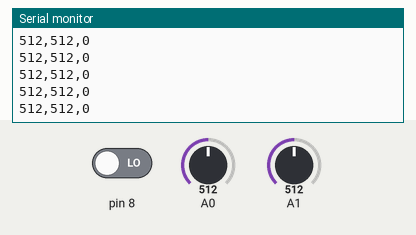
Simulated run of this sketch. Board: Arduino Uno, built with avr-gcc and run on an emulated ATmega328P. On the bench: the last lines printed to the serial monitor. The test bench sets the inputs (shaded band); at power-on: A0 = 512, pin 8 LOW, A1 = 512.

Above: at 1.2 s.
1.3 s: A0 set to 987
At 2.4 s:
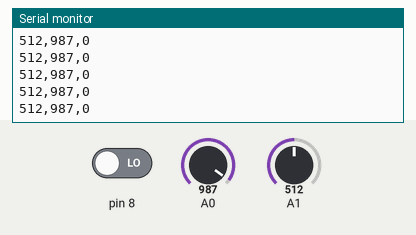
2.8 s: A0 set to 1011
At 3.4 s:
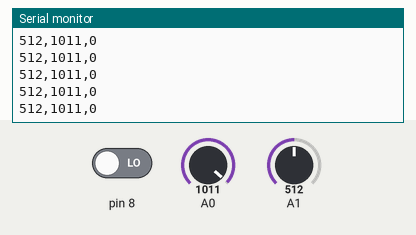
Timing chart, 0 to 5.8 s (numbered marks = the images above; inputs shaded):
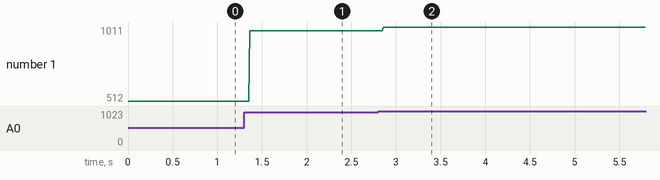

Measured:
- after the input at 1.3 s, the serial monitor: prints a new line after 0.06 s (image 1)
- after the input at 2.8 s, the serial monitor: prints a new line after 0.06 s (image 2)
- plotted number 1: 512 → 987 after the input at 1.3 s, 987 → 1011 after the input at 2.8 s

The sketch:

Serial_P5JS.ino
```cpp
int pot1;
int pot2;
int btnState = 0;

int incoming;

void setup() {
  // put your setup code here, to run once:
  Serial.begin(9600);
  pinMode(8, INPUT);
}

void loop() {
  // put your main code here, to run repeatedly:
  pot1 = analogRead(A1);
  pot2 = analogRead(A0);
  btnState = digitalRead(8);


  Serial.print(pot1);
  Serial.print(",");
  Serial.print(pot2);
  Serial.print(",");
  Serial.println(btnState);
  //send btnstate as part of your print message

  delay(10);

  if(Serial.available() > 0){
    incoming = Serial.read();

    if(incoming == 1){
      digitalWrite(5, HIGH);
    }
    else{
      digitalWrite(5, LOW);
    }
  }


}
```
